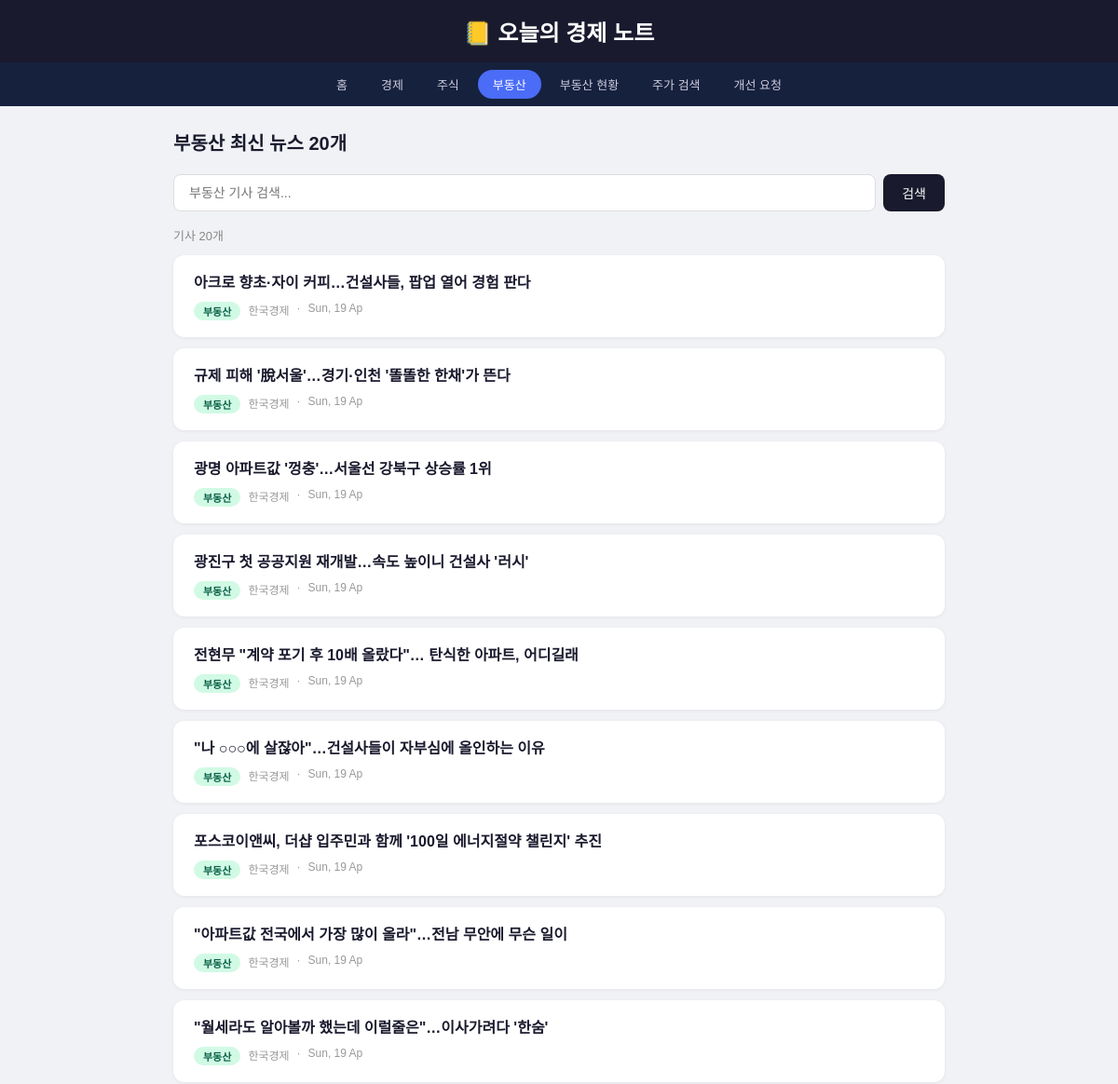
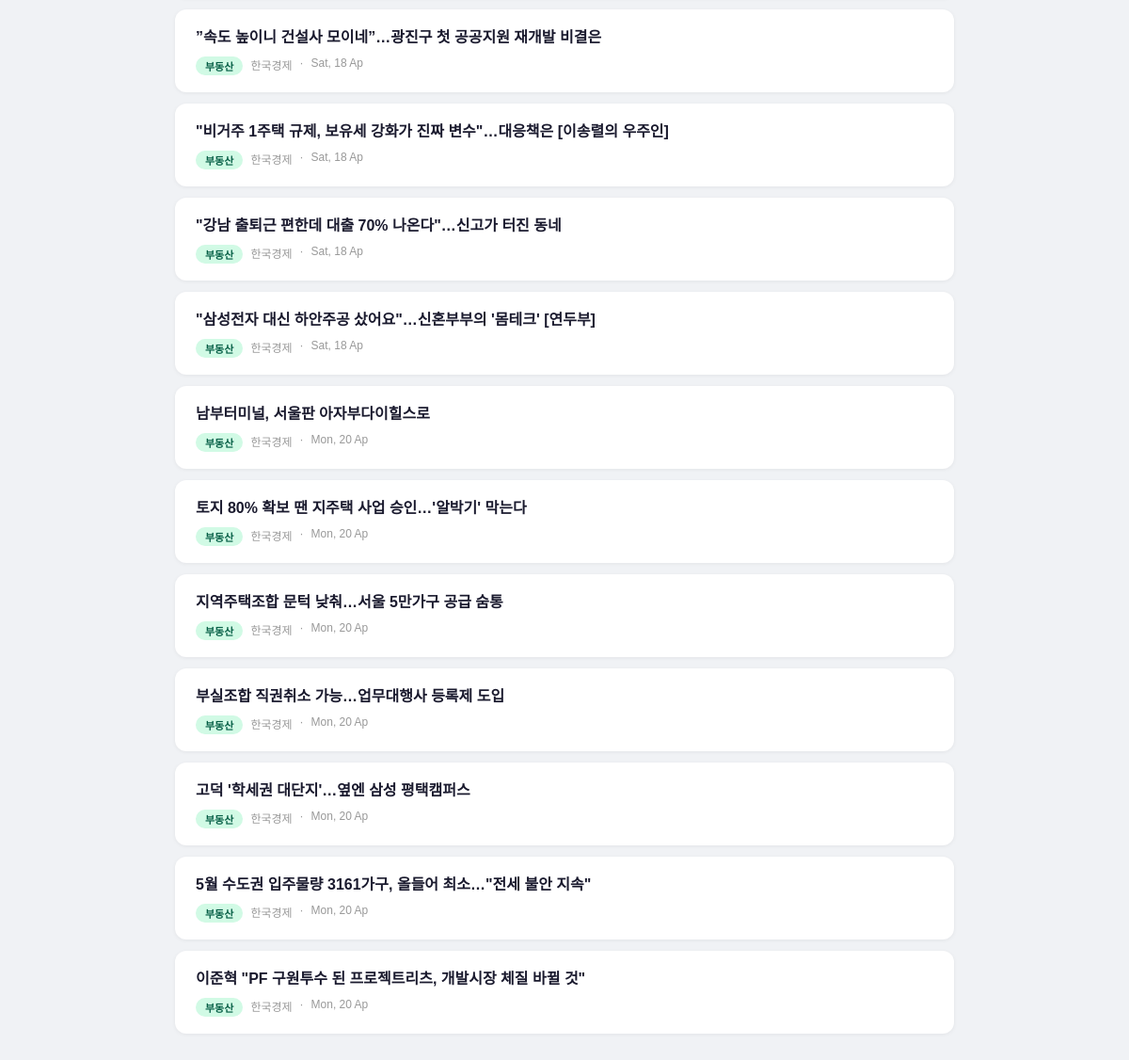
The page /news/부동산 on the database as committed earlier (2 pictures, top to bottom).
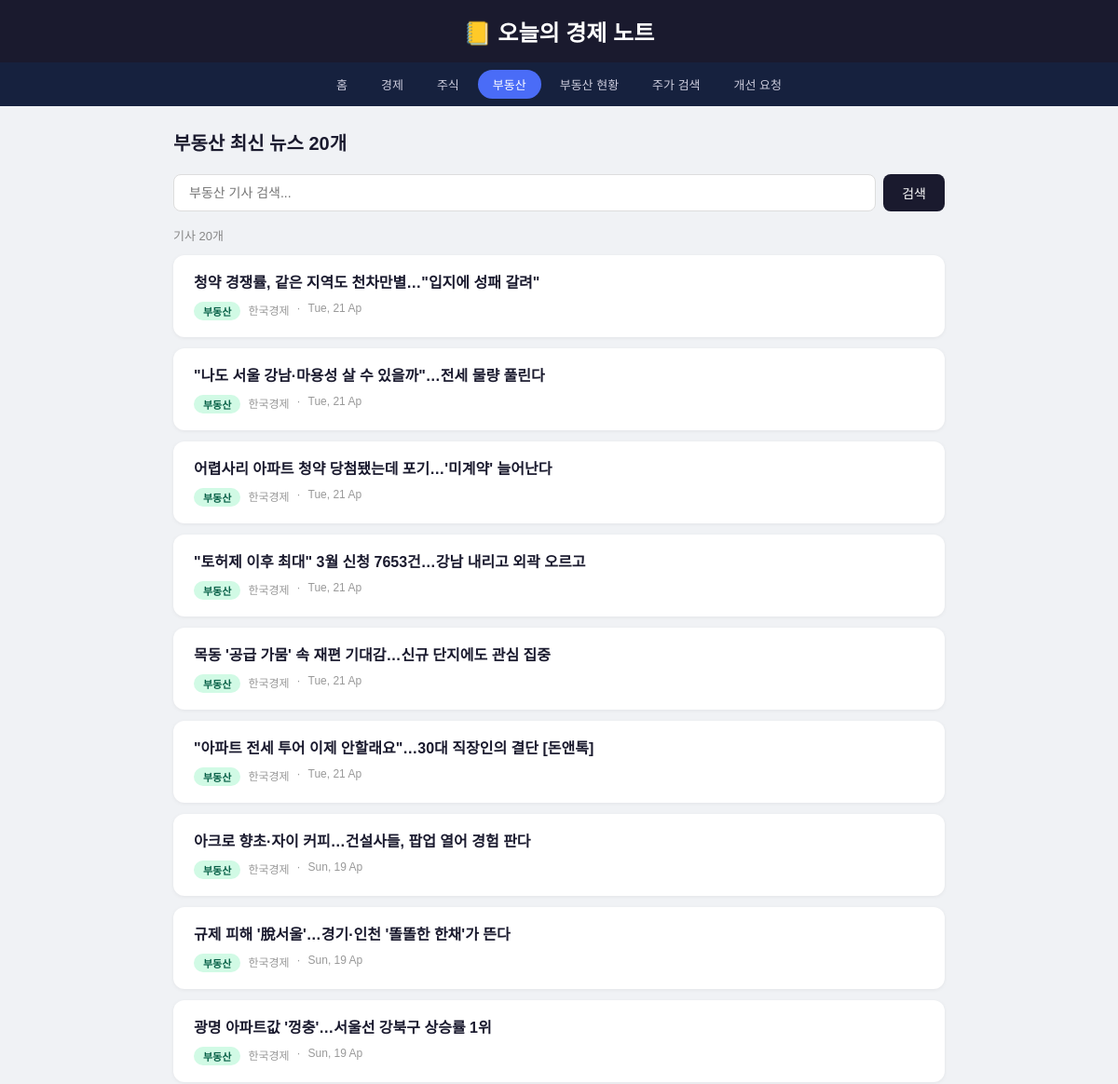
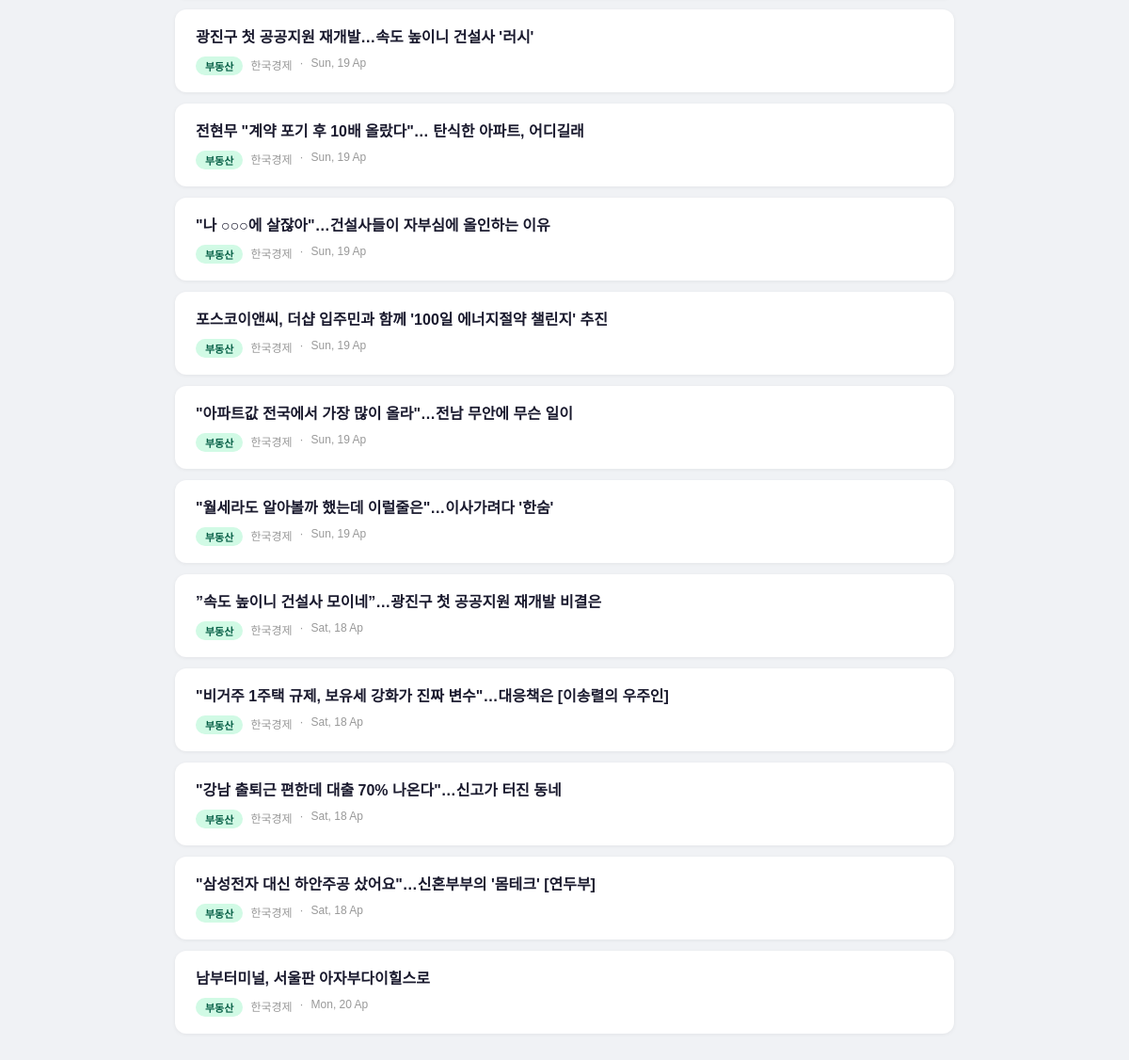
The same page on the database as committed later (2 pictures, top to bottom).
### tables this page shows
CREATE TABLE articles (
            id       INTEGER PRIMARY KEY AUTOINCREMENT,
            title    TEXT NOT NULL,
            link     TEXT,
            source   TEXT,
            category TEXT,
            date     TEXT
        );

### app.py (the view)
@app.route("/news/<category>")
def news_category(category):
    articles = get_articles(category)
    return render_template("news.html", articles=articles, category=category)

### app.py (called while the page is built, shortened)
def get_articles(category=None):
    conn = sqlite3.connect(DB)
    c = conn.cursor()
    if category:
        c.execute("""
            SELECT id, title, link, source, category, date
            FROM articles WHERE category=?
            ORDER BY date DESC LIMIT 20
        """, (category,))
    rows = c.fetchall()
    conn.close()
    return [{"id": r[0], "title": r[1], "link": r[2], "source": r[3], "category": r[4], "date": r[5]} for r in rows]

### templates/news.html (shortened to what this page needs)
<!DOCTYPE html>
<html lang="ko">
<head>
</head>
<body>
<header><h1>📒 오늘의 경제 노트</h1></header>
<nav>
  <a href="/">홈</a>
  <a href="/news/경제" class="{{ 'active' if category == '경제' }}">경제</a>
  <a href="/news/주식" class="{{ 'active' if category == '주식' }}">주식</a>
  <a href="/news/부동산" class="{{ 'active' if category == '부동산' }}">부동산</a>
  <a href="/realestate">부동산 현황</a>
  <a href="/stock">주가 검색</a>
  <a href="/feedback">개선 요청</a>
</nav>
<div class="container">
  <h2>{{ category }} 최신 뉴스 20개</h2>
  <div class="search-bar">
    <input type="text" id="searchInput" placeholder="{{ category }} 기사 검색...">
    <button onclick="applyFilter()">검색</button>
  </div>
  <div class="result-count" id="resultCount"></div>
  <div id="articleList">
    {% for article in articles %}
    <div class="article-card">
      <h3><a href="{{ article['link'] }}" target="_blank" rel="noreferrer">{{ article['title'] }}</a></h3>
      <div class="meta">
        <span class="badge {{ article['category'] }}">{{ article['category'] }}</span>
        <span>{{ article['source'] }}</span>
        <span>·</span>
        <span>{{ article['date'] }}</span>
      </div>
    </div>
    {% endfor %}
  </div>
</div>
</body>
</html>

Rows that differ between the two databases and show on the page:
no longer on this page (row unchanged): articles: title "토지 80% 확보 땐 지주택 사업 승인…'알박기' 막는다", category "부동산", source "한국경제", date "Mon, 20 Ap"
no longer on this page (row unchanged): articles: title "지역주택조합 문턱 낮춰…서울 5만가구 공급 숨통", category "부동산", source "한국경제", date "Mon, 20 Ap"
no longer on this page (row unchanged): articles: title "부실조합 직권취소 가능…업무대행사 등록제 도입", category "부동산", source "한국경제", date "Mon, 20 Ap"
no longer on this page (row unchanged): articles: title "고덕 '학세권 대단지'…옆엔 삼성 평택캠퍼스", category "부동산", source "한국경제", date "Mon, 20 Ap"
no longer on this page (row unchanged): articles: title "5월 수도권 입주물량 3161가구, 올들어 최소…\"전세 불안 지속\"", category "부동산", source "한국경제", date "Mon, 20 Ap"
no longer on this page (row unchanged): articles: title "이준혁 \"PF 구원투수 된 프로젝트리츠, 개발시장 체질 바뀔 것\"", category "부동산", source "한국경제", date "Mon, 20 Ap"
added articles: title "청약 경쟁률, 같은 지역도 천차만별…\"입지에 성패 갈려\"", category "부동산", source "한국경제", date "Tue, 21 Ap"
added articles: title "\"나도 서울 강남·마용성 살 수 있을까\"…전세 물량 풀린다", category "부동산", source "한국경제", date "Tue, 21 Ap"
added articles: title "어렵사리 아파트 청약 당첨됐는데 포기…'미계약' 늘어난다", category "부동산", source "한국경제", date "Tue, 21 Ap"
added articles: title "\"토허제 이후 최대\" 3월 신청 7653건…강남 내리고 외곽 오르고", category "부동산", source "한국경제", date "Tue, 21 Ap"
added articles: title "목동 '공급 가뭄' 속 재편 기대감…신규 단지에도 관심 집중", category "부동산", source "한국경제", date "Tue, 21 Ap"
added articles: title "\"아파트 전세 투어 이제 안할래요\"…30대 직장인의 결단 [돈앤톡]", category "부동산", source "한국경제", date "Tue, 21 Ap"
